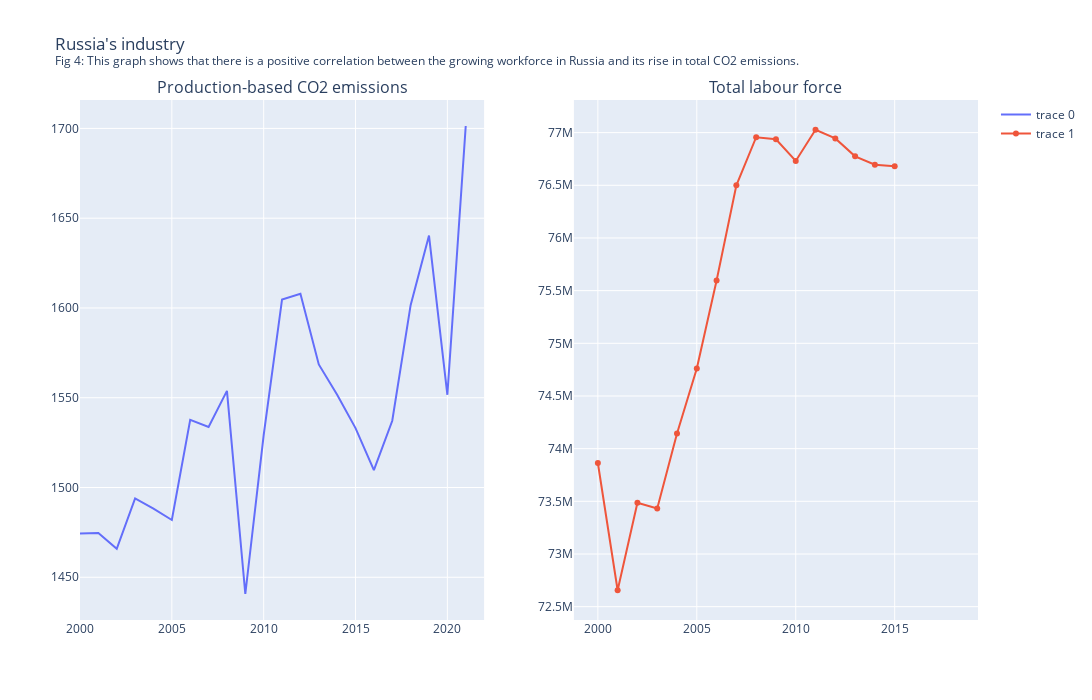

Notebook code for this chart:
### Code cell
fig_russia = make_subplots(rows=1, cols=2, subplot_titles=("Production-based CO2 emissions", "Total labour force"))

tryout = df_green[df_green['Country'] == 'Russia']
tryout2 = df_inno[df_inno['Region'] == 'Russia']

fig_russia.add_trace(go.Line(x=tryout['Year'], y=tryout['Production-based CO2 emissions']), row=1, col=1)

fig_russia.add_trace(go.Line(x=tryout2['Year'], y=tryout2['Labour Force Total']), row=1, col=2)

fig_russia.update_layout(title_text="Russia's industry <br><sup>Fig 4: This graph shows that there is a positive correlation between the growing workforce in Russia and its rise in total CO2 emissions.</sup>",
                         height=700, width=1300)

%store fig_russia

fig_russia.show()

### Figure 1 — Plotly figure (JSON) as saved in the notebook; plotly's stock layout.template omitted (floating-point values rounded to 4 significant figures)
{"data": [{"type": "scatter", "x": [2000, 2001, 2002, 2003, 2004, 2005, 2006, 2007, 2008, 2009, 2010, 2011, 2012, 2013, 2014, 2015, 2016, 2017, 2018, 2019, 2020, 2021, 2022], "xaxis": "x", "y": [1474.0, 1475.0, 1466.0, 1494.0, 1488.0, 1482.0, 1538.0, 1534.0, 1554.0, 1441.0, 1529.0, 1605.0, 1608.0, 1569.0, 1552.0, 1533.0, 1510.0, 1537.0, 1602.0, 1640.0, 1552.0, 1701.0, null], "yaxis": "y"}, {"type": "scatter", "x": [2000, 2001, 2002, 2003, 2004, 2005, 2006, 2007, 2008, 2009, 2010, 2011, 2012, 2013, 2014, 2015, 2016, 2017, 2018], "xaxis": "x2", "y": [73863800, 72655800, 73486300, 73431300, 74143000, 74761500, 75596400, 76500100, 76956200, 76937200, 76731200, 77027200, 76944700, 76775100, 76695600, 76680600, null, null, null], "yaxis": "y2"}], "layout": {"annotations": [{"font": {"size": 16}, "showarrow": false, "text": "Production-based CO2 emissions", "x": 0.225, "xanchor": "center", "xref": "paper", "y": 1, "yanchor": "bottom", "yref": "paper"}, {"font": {"size": 16}, "showarrow": false, "text": "Total labour force", "x": 0.775, "xanchor": "center", "xref": "paper", "y": 1, "yanchor": "bottom", "yref": "paper"}], "height": 700, "title": {"text": "Russia's industry <br><sup>Fig 4: This graph shows that there is a positive correlation between the growing workforce in Russia and its rise in total CO2 emissions.</sup>"}, "width": 1300, "xaxis": {"anchor": "y", "domain": [0, 0.45]}, "xaxis2": {"anchor": "y2", "domain": [0.55, 1]}, "yaxis": {"anchor": "x", "domain": [0, 1]}, "yaxis2": {"anchor": "x2", "domain": [0, 1]}}}
